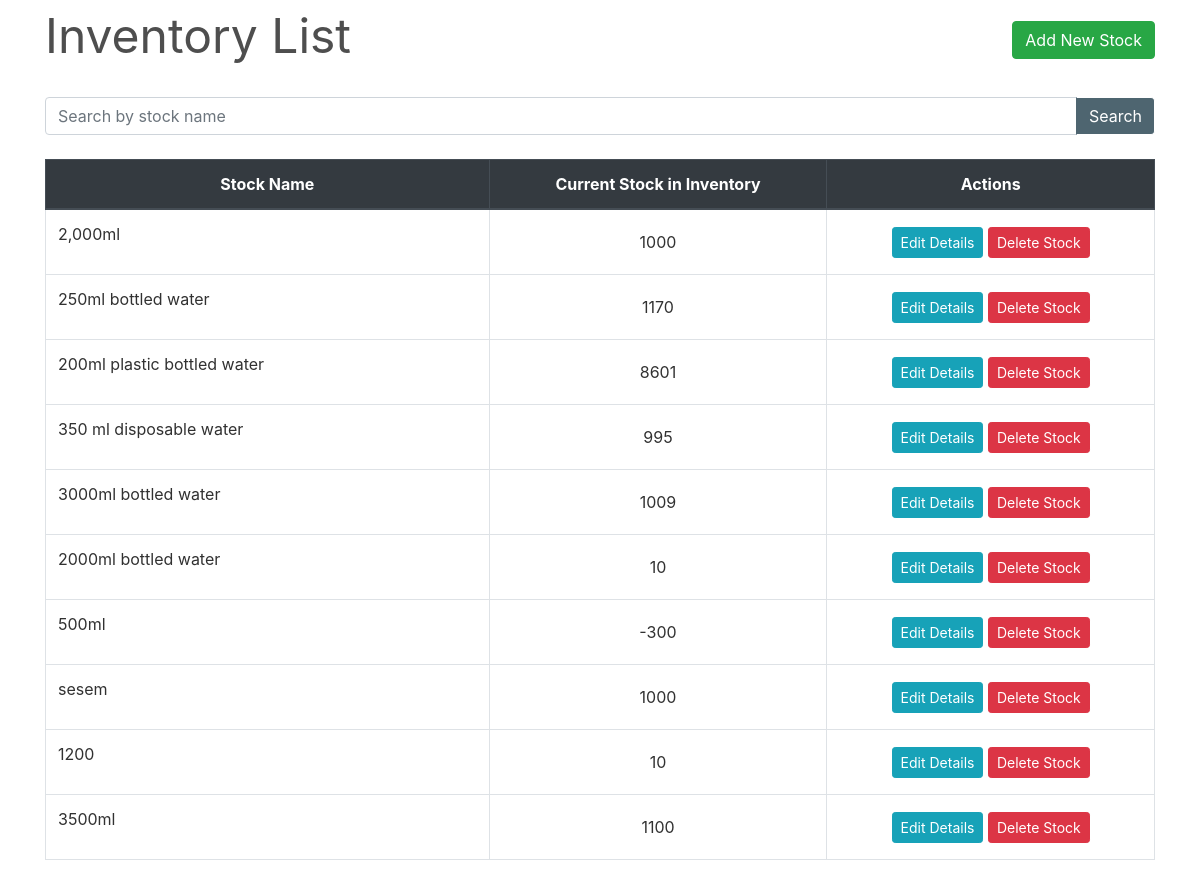
Screenshot of /inventory/ with the database file from the repository.
### inventory/views.py (the view)
# urls.py: path('', views.StockListView.as_view(), name='inventory'),
class StockListView(FilterView):
    filterset_class = StockFilter
    queryset = Stock.objects.filter(is_deleted=False)
    template_name = "inventory.html"
    paginate_by = 10

### inventory/templates/inventory.html (shortened to what this page needs)
{% extends "base.html" %}
{% load widget_tweaks %}
{% block content %}
    <div class="row" style="color: #4e4e4e; font-style: bold; font-size: 3rem; ">
        <div class="col-md-8">Inventory List</div>
        <div class="col-md-4">
            <div style="float:right;"> <a class="btn btn-success" href="{% url 'new-stock' %}">Add New Stock</a> </div>
        </div>
    </div>
    <div style="border-bottom: 1px solid white;"></div>
    <br>
    <table class="table table-css table-bordered table-hover">
        <form method="get">
            <div class="input-group search">
                {% render_field filter.form.name class="form-control textinput" placeholder="Search by stock name" %}
                <div class="input-group-append">
                   <button type="submit" class="btn btn-pink"> Search </button>
                </div>
            </div>
        </form>
        <br>
        <thead class="thead-dark align-middle">
            <tr>
                <th width="40%">Stock Name</th>
                <th>Current Stock in Inventory</th>
                <th>Actions</th>
            </tr>
        </thead>
{% if object_list %}
        <tbody>
            {% for stock in object_list %}
                <tr>
                    <td>
                        <p>{{ stock.name }}</p>
                    </td>
                    <td class="align-middle">{{ stock.quantity }}</td>
                    <td class="align-middle">
                        <a href="{% url 'edit-stock' stock.pk %}" class="btn btn-info btn-sm">Edit Details</a>
                        <a href="{% url 'delete-stock' stock.pk %}" class="btn btn-danger btn-sm"> Delete Stock </a>
                    </td>
                </tr>
            {% endfor %}
        </tbody>
    </table>
{% else %}
        <tbody></tbody>
    </table>
    <br><br><br><br><br><br><br><br>
    <div style="color: #575757; font-style: bold; font-size: 1.5rem; text-align: center;">The records are empty. Please try adding some.</div>
{% endif %}
{% endblock content %}

### homepage/static/css/main.css (style rules this page uses)
body, html { height: 100%; }
p { color: rgb(49, 49, 49); }
a { color: #55b159; }
.table-css { color: #313131; }
.align-middle { text-align: center; }
.textinput { background-color: #ffffff; color: black; }
.btn-pink { color: #fff; background-color: #4e6570; border-color: #fff; border-left-color: #4e6570; }

### rows the page displays
Stock: name "2,000ml", quantity "1000"
Stock: name "250ml bottled water", quantity "1170"
Stock: name "200ml plastic bottled water", quantity "8601"
Stock: name "350 ml disposable water", quantity "995"
Stock: name "3000ml bottled water", quantity "1009"
Stock: name "2000ml bottled water", quantity "10"
Stock: name "500ml", quantity "-300"
Stock: name "sesem", quantity "1000"
Stock: name "1200", quantity "10"
Stock: name "3500ml", quantity "1100"
